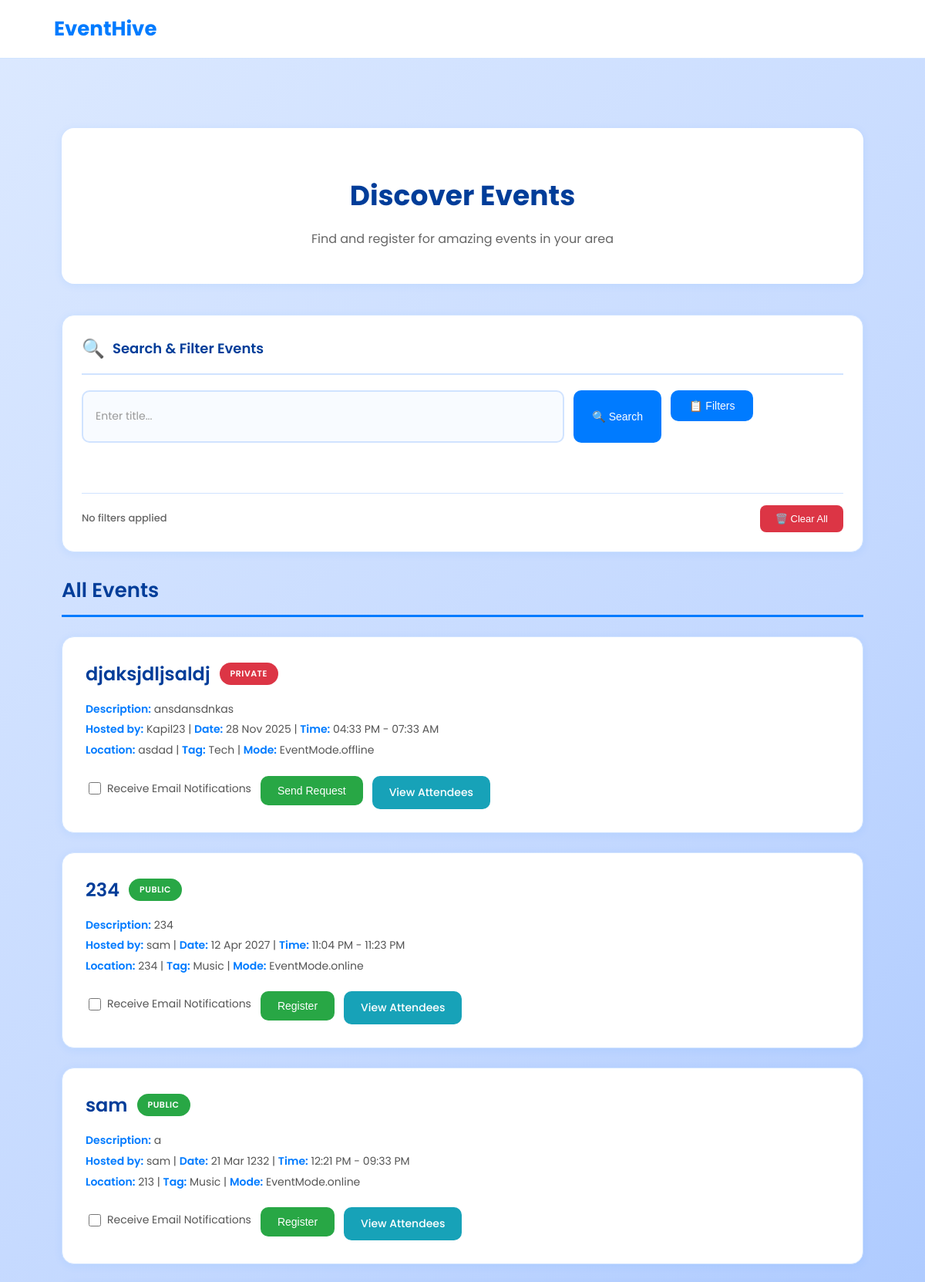
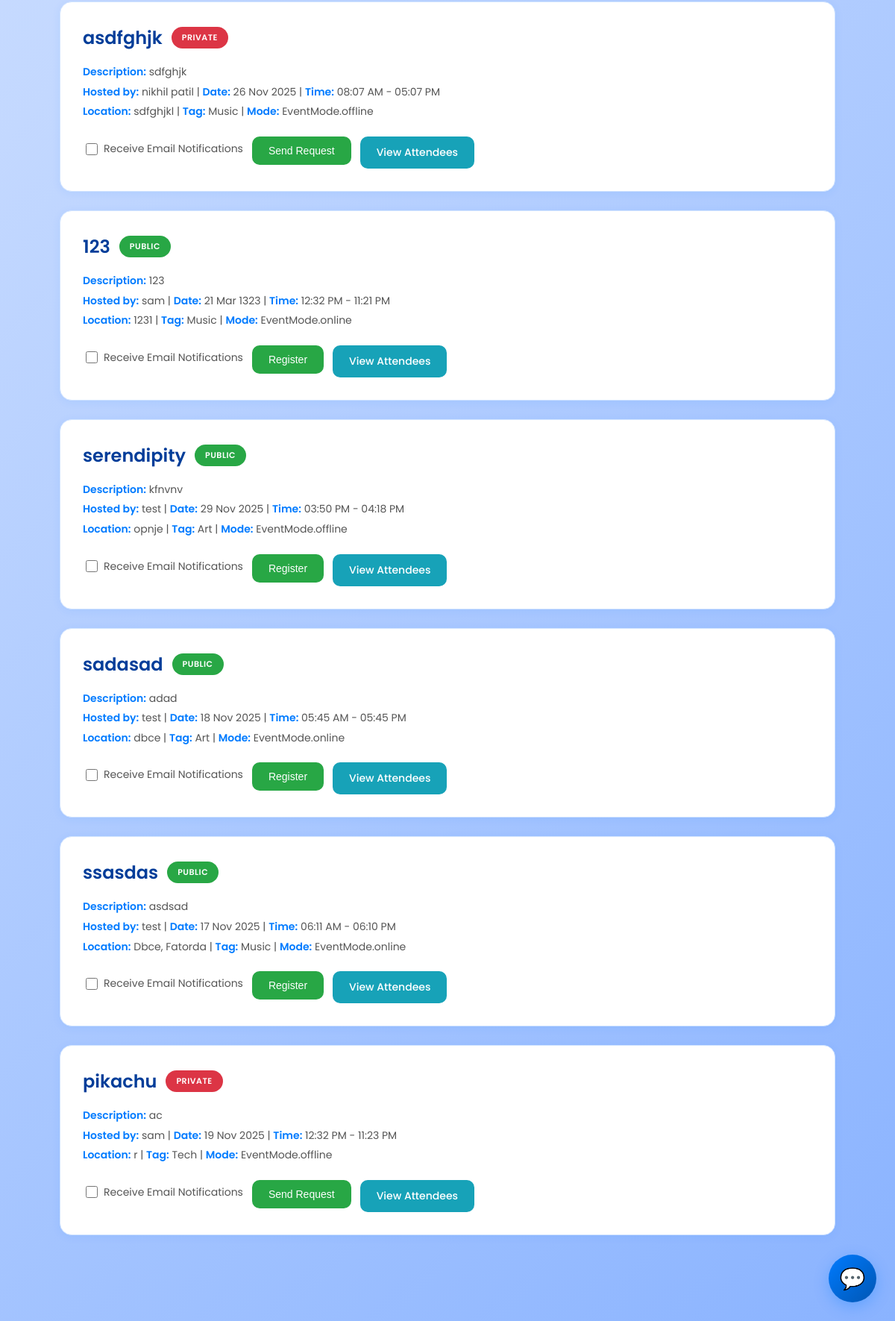
Page /my-events on the committed database (2 pictures, top to bottom).
### models/model.py (models this page shows, shortened)
class Event(db.Model):
    __tablename__ = "events"
    id = db.Column(db.Integer, primary_key=True)
    title = db.Column(db.String(100), nullable=False)
    description = db.Column(db.Text)
    date = db.Column(db.Date, nullable=False)
    starttime = db.Column(db.Time)
    endtime = db.Column(db.Time)
    mode = db.Column(db.Enum(EventMode), default=EventMode.online, nullable=False)
    venue = db.Column(db.String(150))
    capacity = db.Column(db.Integer, default=100)
    tags = db.Column(db.Enum(Eventtag), default=Eventtag.CELEBRATION, nullable=False)
    visibility = db.Column(db.Enum(EventVisibility), default=EventVisibility.public, nullable=False)
    organizer_id = db.Column(db.Integer, db.ForeignKey("users.id"), nullable=False)
    creator = db.relationship("User", backref=db.backref("created_events", lazy=True))
    attendees = db.relationship(
        "User", secondary=event_attendees, back_populates="attending_events"
    )
    attendee_links = db.relationship("Attendee", back_populates="event", cascade="all, delete-orphan")

class User(db.Model, UserMixin):
    __tablename__ = "users"
    id = db.Column(db.Integer, primary_key=True)
    username = db.Column(db.String(50), unique=True, nullable=False)
    email = db.Column(db.String(120), unique=True, nullable=False)
    password = db.Column(db.String(200), nullable=False)
    attending_events = db.relationship(
        "Event", secondary=event_attendees, back_populates="attendees"
    )
    attendee_links = db.relationship("Attendee", back_populates="user", cascade="all, delete-orphan")

### app/main.py (the view, shortened to what this page needs)
@events_blueprint.route('/my-events', methods=['GET', 'POST'])
def my_events_page():
    search_query = ""
    events = Event.query.all()
    return render_template(
        "profile.html",
        events=events,
        search_query=search_query
    )

### app/templates/profile.html (shortened to what this page needs)
{% extends "base.html" %}
{% block content %}
<div class="event-container">
    <div class="page-header">
        <h2>Discover Events</h2>
        <p>Find and register for amazing events in your area</p>
    </div>
    <form id="searchForm" method="GET">
        <div class="dynamic-search-box">
            <div class="search-header">
                <span class="search-icon">🔍</span>
                <h3 class="search-title">Search & Filter Events</h3>
            </div>
            <div class="search-content" id="searchContent">
                <div class="input-group">
                    <input id="searchInput"
                           type="text"
                           class="form-control"
                           placeholder="Enter title...">
                    <button type="button" id="searchButton" class="btn search-btn">
                        🔍 Search
                    </button>
                    <div class="dropdown">
                        <button class="btn dropdown-toggle"
                                type="button"
                                id="filtersDropdown"
                                data-bs-toggle="dropdown"
                                aria-expanded="false">
                            📋 Filters
                        </button>
                    </div>
                </div>
                <div id="tagContainer"></div>
                <div class="filter-controls">
                    <span class="active-filters-label" id="filterCount">No filters applied</span>
                    <button type="button" id="clearFilters" class="btn">
                        🗑️ Clear All
                    </button>
                </div>
            </div>
        </div>
    </form>
    <div class="events-section">
        <h2 class="section-title">All Events</h2>
        {% if events %}
            {% for event in events %}
            <div class="event-card">
                <div class="event-title">
                    {{ event.title }}
                    <span class="visibility-tag {{ 'private' if event.visibility.value=='private' else 'public' }}">
                        {{ event.visibility.value }}
                    </span>
                </div>
                <div class="event-meta">
                    <strong>Description:</strong> {{ event.description }}<br>
                    <strong>Hosted by:</strong> {{ event.creator.username }} |
                    <strong>Date:</strong> {{ event.date.strftime('%d %b %Y') }} |
                    <strong>Time:</strong> {{ event.starttime.strftime('%I:%M %p') }} - {{ event.endtime.strftime('%I:%M %p') }}<br>
                    <strong>Location:</strong> {{ event.venue }} |
                    <strong>Tag:</strong> {{ event.tags.value }} |
                    <strong>Mode:</strong> {{ event.mode }}
                </div>
                <div class="event-actions">
                    {% if event.creator.id == current_user.id %}
                        {% if event.visibility.value == 'private' %}
                            <a href="{{ url_for('events.view_join_requests', event_id=event.id) }}"
                               class="attendees-btn">View Requests</a>
                        {% endif %}
                        <form action="{{ url_for('events.delete_event', event_id=event.id) }}"
                              method="POST"
                              style="display:inline;">
                            <button type="submit" class="delete-btn">Delete</button>
                        </form>
                        <a href="{{ url_for('events.load_update_event_page', event_id=event.id) }}"
                           class="update-btn">Update</a>
                    {% else %}
                    <label>
                    <input type="checkbox" class="notify-checkbox" data-event-id="{{ event.id }}"
                      {% if event.id in user_notified_event_ids %} checked {% endif %}>
                       Receive Email Notifications
                    </label>
                        {% set is_registered = current_user in event.attendees %}
                        {% set attendee_record = current_user.attendee_links|selectattr('event_id','equalto',event.id)|first %}
                        {% if is_registered or attendee_record %}
                            {% if event.visibility.value == 'public' %}
                                <form action="{{ url_for('attendees.unregister_attendee', event_id=event.id) }}"
                                      method="POST"
                                      style="display:inline;">
                                    <button type="submit" class="delete-btn">Unregister</button>
                                </form>
                            {% else %}
                                <button class="register-btn" disabled>Already Registered</button>
                            {% endif %}
                        {% else %}
                            {% if event.visibility.value == 'private' %}
                                {% if event.id in user_requests %}
                                    {% set status = user_requests[event.id] %}
                                    {% if status == "pending" %}
                                        <button class="register-btn" disabled>Request Pending</button>
                                    {% elif status == "approved" %}
                                        <button class="register-btn" disabled>Approved</button>
                                    {% elif status == "rejected" %}
                                        <button class="delete-btn" disabled>Rejected</button>
                                    {% endif %}
                                {% else %}
                                    <form action="{{ url_for('attendees.create_attendee') }}"
                                          method="POST"
                                          style="display:inline;">
                                        <button type="submit" class="register-btn">Send Request</button>
                                    </form>
                                {% endif %}
                            {% else %}
                                <form action="{{ url_for('attendees.create_attendee') }}"
                                      method="POST"
                                      style="display:inline;">
                                    <button type="submit" class="register-btn">Register</button>
                                </form>
                            {% endif %}
                        {% endif %}
                    {% endif %}
                    <a href="{{ url_for('attendees.get_attendee', event_id=event.id) }}"
                       class="attendees-btn">View Attendees</a>
                </div>
            </div>
            {% endfor %}
        {% else %}
            <div class="no-events">
                <div class="no-events-icon">📭</div>
                <p>No events found matching your filters.</p>
            </div>
        {% endif %}
    </div>
</div>
<div class="chat-widget">
    <button class="chat-button" id="chatToggle">
        💬
    </button>
</div>
{% endblock %}

### app/templates/base.html (style rules this page uses)
:root { --primary-blue: #007bff; --primary-dark-blue: #005fcc; --deep-title-blue: #003d99; --section-title-blue: #004099; --cta-background-blue: #0a56d8; --cta-gradient-blue: #3f8cff; --body-background: #f5f9ff; --hero-gradient-light: #dceaff; --events-section-bg: #f0f6ff; --card-background: #ffffff; --navbar-border: #d0e3ff; --features-card-border: #dbe7ff; --event-card-border: #d2e4ff; --event-image-divider: #c6dbff; --primary-text: #1a1a1a; --secondary-grey-text: #555; --description-text: #666; --event-tag-blue: #007bff; --hover-light-blue: #e6f0ff; }
body { font-family: "Poppins", sans-serif; background: var(--body-background); color: var(--primary-text); margin: 0; padding: 0; background: linear-gradient(135deg, #dce9ff 0%, #c3d8ff 40%, #a7c6ff 70%, #8ab3ff 100%); }

### rows in the picture
Event: title "djaksjdljsaldj", visibility.value "PRIVATE", description "ansdansdnkas", creator.username "Kapil23", date "28 Nov 2025", starttime "04:33 PM", endtime "07:33 AM", venue "asdad", tags.value "Tech", mode "EventMode.offline"
Event: title "234", visibility.value "PUBLIC", description "234", creator.username "sam", date "12 Apr 2027", starttime "11:04 PM", endtime "11:23 PM", venue "234", tags.value "Music", mode "EventMode.online"
Event: title "sam", visibility.value "PUBLIC", description "a", creator.username "sam", date "21 Mar 1232", starttime "12:21 PM", endtime "09:33 PM", venue "213", tags.value "Music", mode "EventMode.online"
Event: title "asdfghjk", visibility.value "PRIVATE", description "sdfghjk", creator.username "nikhil patil", date "26 Nov 2025", starttime "08:07 AM", endtime "05:07 PM", venue "sdfghjkl", tags.value "Music", mode "EventMode.offline"
Event: title "123", visibility.value "PUBLIC", description "123", creator.username "sam", date "21 Mar 1323", starttime "12:32 PM", endtime "11:21 PM", venue "1231", tags.value "Music", mode "EventMode.online"
Event: title "serendipity", visibility.value "PUBLIC", description "kfnvnv", creator.username "test", date "29 Nov 2025", starttime "03:50 PM", endtime "04:18 PM", venue "opnje", tags.value "Art", mode "EventMode.offline"
Event: title "sadasad", visibility.value "PUBLIC", description "adad", creator.username "test", date "18 Nov 2025", starttime "05:45 AM", endtime "05:45 PM", venue "dbce", tags.value "Art", mode "EventMode.online"
Event: title "ssasdas", visibility.value "PUBLIC", description "asdsad", creator.username "test", date "17 Nov 2025", starttime "06:11 AM", endtime "06:10 PM", venue "Dbce, Fatorda", tags.value "Music", mode "EventMode.online"
Event: title "pikachu", visibility.value "PRIVATE", description "ac", creator.username "sam", date "19 Nov 2025", starttime "12:32 PM", endtime "11:23 PM", venue "r", tags.value "Tech", mode "EventMode.offline"
